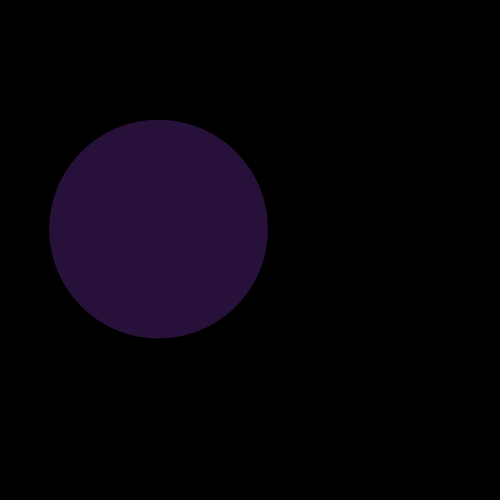
Frame 1 (no input)
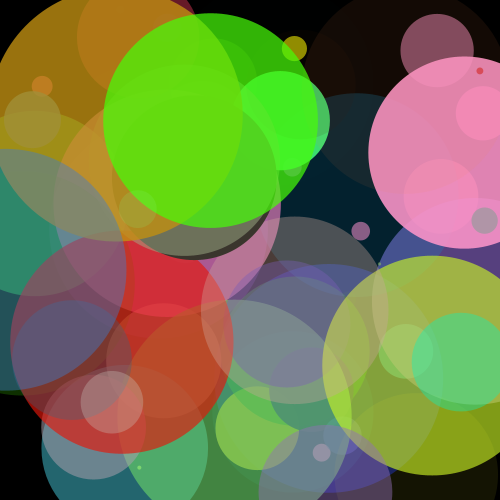
Frame 60 (the mouse pressed at the canvas centre just before this capture)
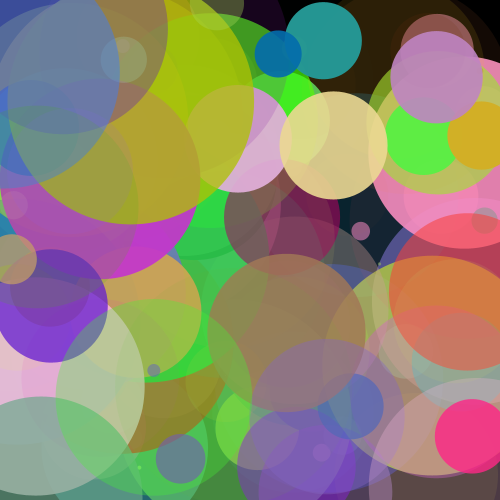
Frame 120 (the mouse held since frame 60 and released just before this capture)

The Processing sketch that drew these frames (run headless with seeded random() and noise(); from frame 60 on, the mouse is pressed at the canvas centre):

// Processing sketch: processing_102122
// ── processing_102122.pde

float r = 100;
float g = 150;
float b = 200;
float a = 20;

float diam = 200;
float x = 100;
float y = 100;

void setup() {
 size(500,500);
 background(0);
 smooth(); 
}

void draw() {
 // A continuación todas las variables asignadas
r = random(255);
g = random(255);
b = random(255);
a = random(255);
diam = random(255);
x = random(width);
y = random(height);

noStroke();
fill(r, g, b, a);
ellipse(x, y, diam, diam);
  
}
